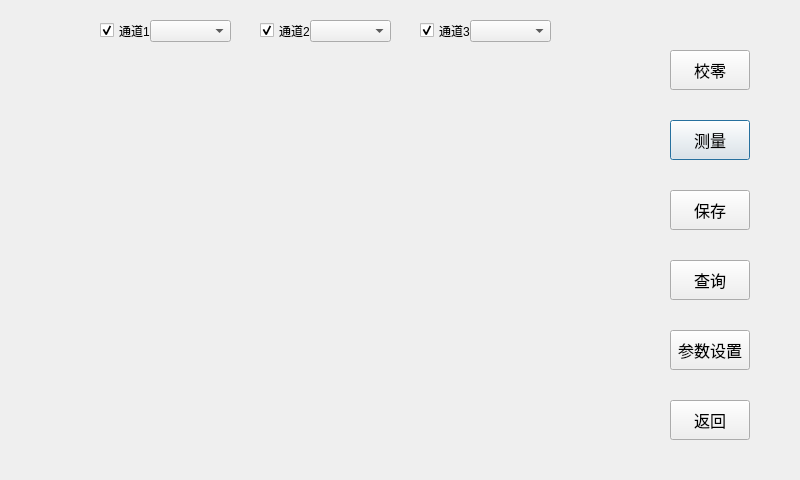
<?xml version="1.0" encoding="UTF-8"?>
<ui version="4.0">
 <class>TimeSweep_Dlg</class>
 <widget class="QDialog" name="TimeSweep_Dlg">
  <property name="geometry">
   <rect>
    <x>0</x>
    <y>0</y>
    <width>800</width>
    <height>480</height>
   </rect>
  </property>
  <property name="windowTitle">
   <string notr="true"/>
  </property>
  <property name="windowIcon">
   <iconset resource="../resources/resources.qrc">
    <normaloff>:/new/prefix4/Ico/time.ico</normaloff>:/new/prefix4/Ico/time.ico</iconset>
  </property>
  <widget class="QPushButton" name="Btn_Measure">
   <property name="geometry">
    <rect>
     <x>670</x>
     <y>120</y>
     <width>80</width>
     <height>40</height>
    </rect>
   </property>
   <property name="font">
    <font>
     <pointsize>12</pointsize>
    </font>
   </property>
   <property name="text">
    <string>测量</string>
   </property>
  </widget>
  <widget class="QPushButton" name="Btn_Loder">
   <property name="geometry">
    <rect>
     <x>670</x>
     <y>260</y>
     <width>80</width>
     <height>40</height>
    </rect>
   </property>
   <property name="font">
    <font>
     <pointsize>12</pointsize>
    </font>
   </property>
   <property name="text">
    <string>查询</string>
   </property>
  </widget>
  <widget class="QPushButton" name="Btn_IsZero">
   <property name="geometry">
    <rect>
     <x>670</x>
     <y>50</y>
     <width>80</width>
     <height>40</height>
    </rect>
   </property>
   <property name="font">
    <font>
     <pointsize>12</pointsize>
    </font>
   </property>
   <property name="text">
    <string>校零</string>
   </property>
  </widget>
  <widget class="QPushButton" name="Btn_Quit">
   <property name="geometry">
    <rect>
     <x>670</x>
     <y>400</y>
     <width>80</width>
     <height>40</height>
    </rect>
   </property>
   <property name="font">
    <font>
     <pointsize>12</pointsize>
    </font>
   </property>
   <property name="text">
    <string>返回</string>
   </property>
  </widget>
  <widget class="QPushButton" name="Btn_Save">
   <property name="geometry">
    <rect>
     <x>670</x>
     <y>190</y>
     <width>80</width>
     <height>40</height>
    </rect>
   </property>
   <property name="font">
    <font>
     <pointsize>12</pointsize>
    </font>
   </property>
   <property name="text">
    <string>保存</string>
   </property>
  </widget>
  <widget class="QPushButton" name="Btn_ParaSettings">
   <property name="geometry">
    <rect>
     <x>670</x>
     <y>330</y>
     <width>80</width>
     <height>40</height>
    </rect>
   </property>
   <property name="font">
    <font>
     <pointsize>12</pointsize>
    </font>
   </property>
   <property name="text">
    <string>参数设置</string>
   </property>
  </widget>
  <widget class="QCheckBox" name="checkBox_CH1">
   <property name="geometry">
    <rect>
     <x>100</x>
     <y>20</y>
     <width>51</width>
     <height>21</height>
    </rect>
   </property>
   <property name="text">
    <string>通道1</string>
   </property>
   <property name="checked">
    <bool>true</bool>
   </property>
   <property name="autoRepeatInterval">
    <number>101</number>
   </property>
  </widget>
  <widget class="QComboBox" name="comboBox_CH1">
   <property name="geometry">
    <rect>
     <x>150</x>
     <y>20</y>
     <width>81</width>
     <height>22</height>
    </rect>
   </property>
  </widget>
  <widget class="QCheckBox" name="checkBox_CH2">
   <property name="geometry">
    <rect>
     <x>260</x>
     <y>20</y>
     <width>51</width>
     <height>21</height>
    </rect>
   </property>
   <property name="toolTip">
    <string>通道二</string>
   </property>
   <property name="text">
    <string>通道2</string>
   </property>
   <property name="checked">
    <bool>true</bool>
   </property>
  </widget>
  <widget class="QComboBox" name="comboBox_CH2">
   <property name="geometry">
    <rect>
     <x>310</x>
     <y>20</y>
     <width>81</width>
     <height>22</height>
    </rect>
   </property>
  </widget>
  <widget class="QCheckBox" name="checkBox_CH3">
   <property name="geometry">
    <rect>
     <x>420</x>
     <y>20</y>
     <width>51</width>
     <height>21</height>
    </rect>
   </property>
   <property name="text">
    <string>通道3</string>
   </property>
   <property name="checked">
    <bool>true</bool>
   </property>
  </widget>
  <widget class="QComboBox" name="comboBox_CH3">
   <property name="geometry">
    <rect>
     <x>470</x>
     <y>20</y>
     <width>81</width>
     <height>22</height>
    </rect>
   </property>
  </widget>
 </widget>
 <tabstops>
  <tabstop>checkBox_CH1</tabstop>
  <tabstop>comboBox_CH1</tabstop>
  <tabstop>checkBox_CH2</tabstop>
  <tabstop>comboBox_CH2</tabstop>
  <tabstop>checkBox_CH3</tabstop>
  <tabstop>comboBox_CH3</tabstop>
  <tabstop>Btn_ParaSettings</tabstop>
  <tabstop>Btn_IsZero</tabstop>
  <tabstop>Btn_Measure</tabstop>
  <tabstop>Btn_Save</tabstop>
  <tabstop>Btn_Loder</tabstop>
  <tabstop>Btn_Quit</tabstop>
 </tabstops>
 <resources>
  <include location="../resources/resources.qrc"/>
 </resources>
 <connections/>
</ui>
